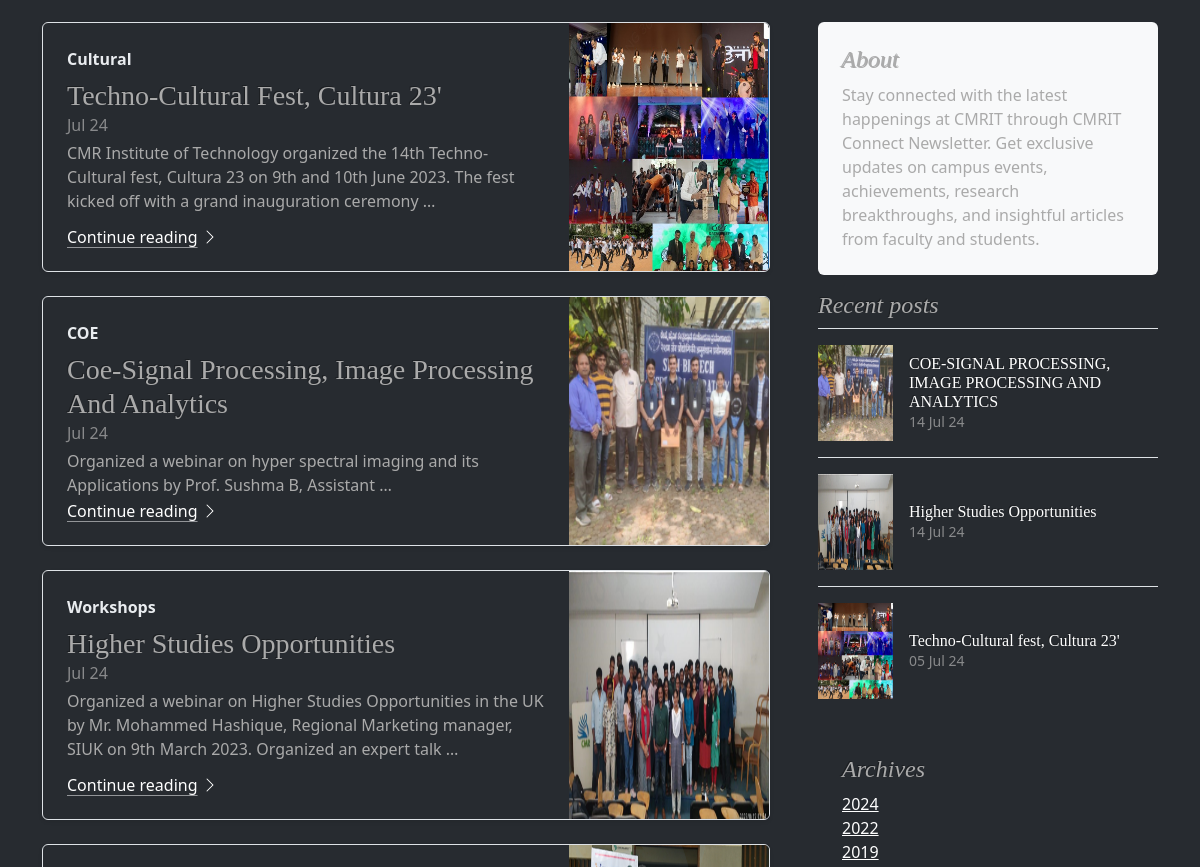
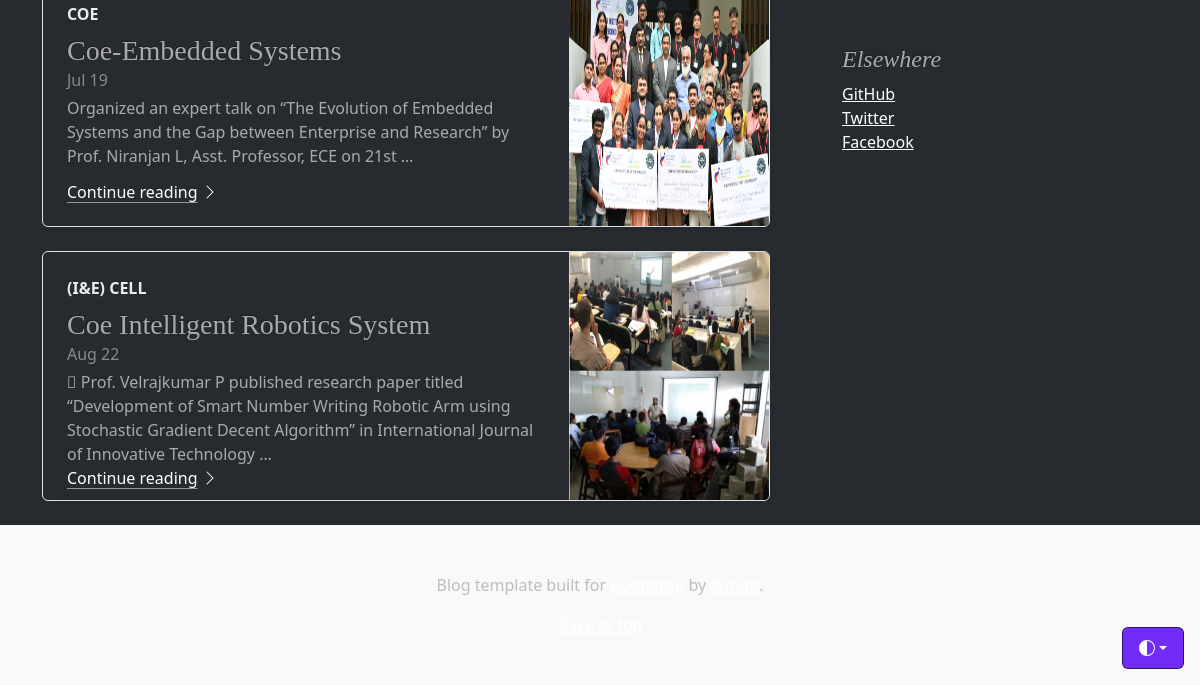
Before: / (lower part) with the older database file (2 pictures, top to bottom).
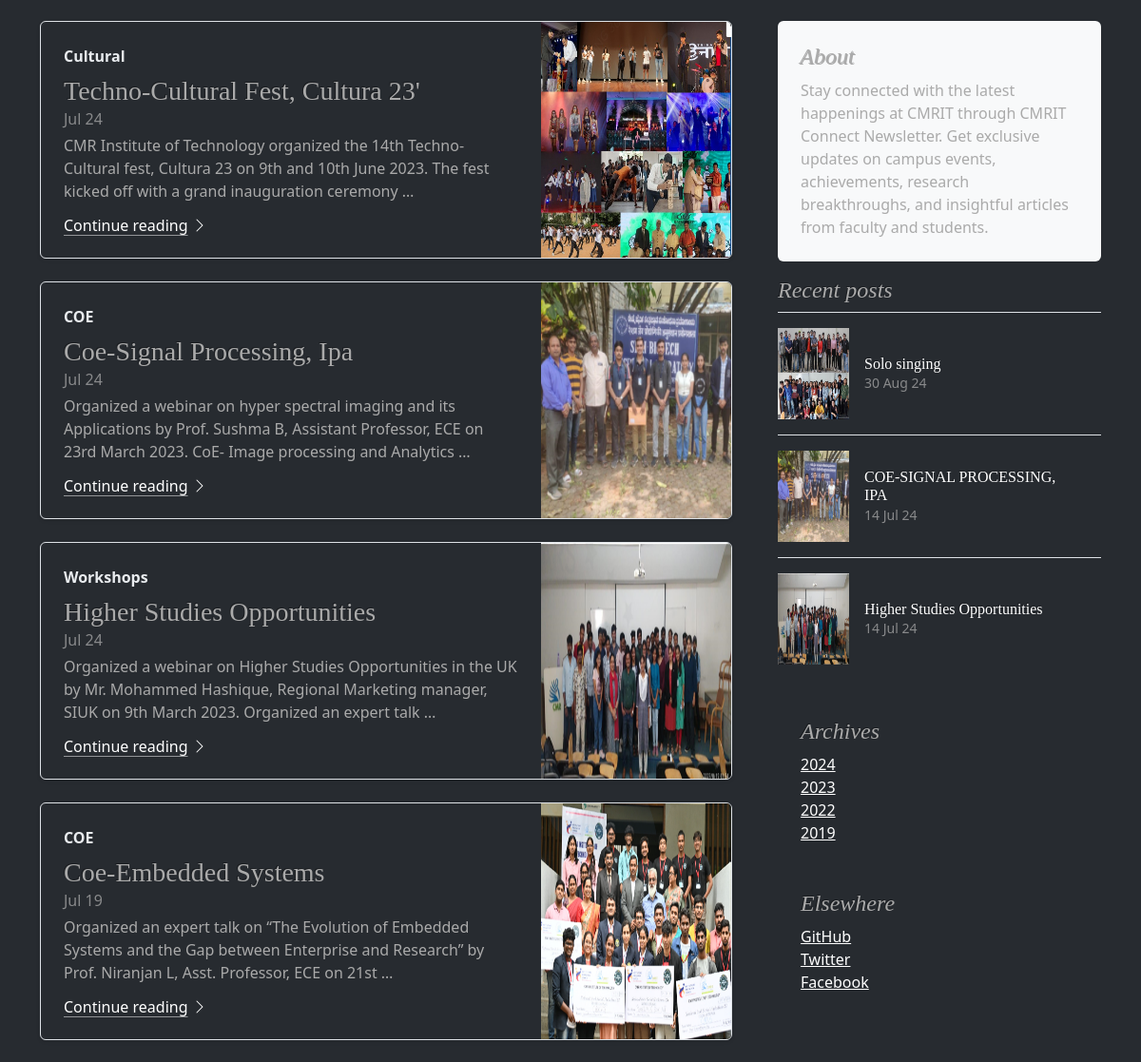
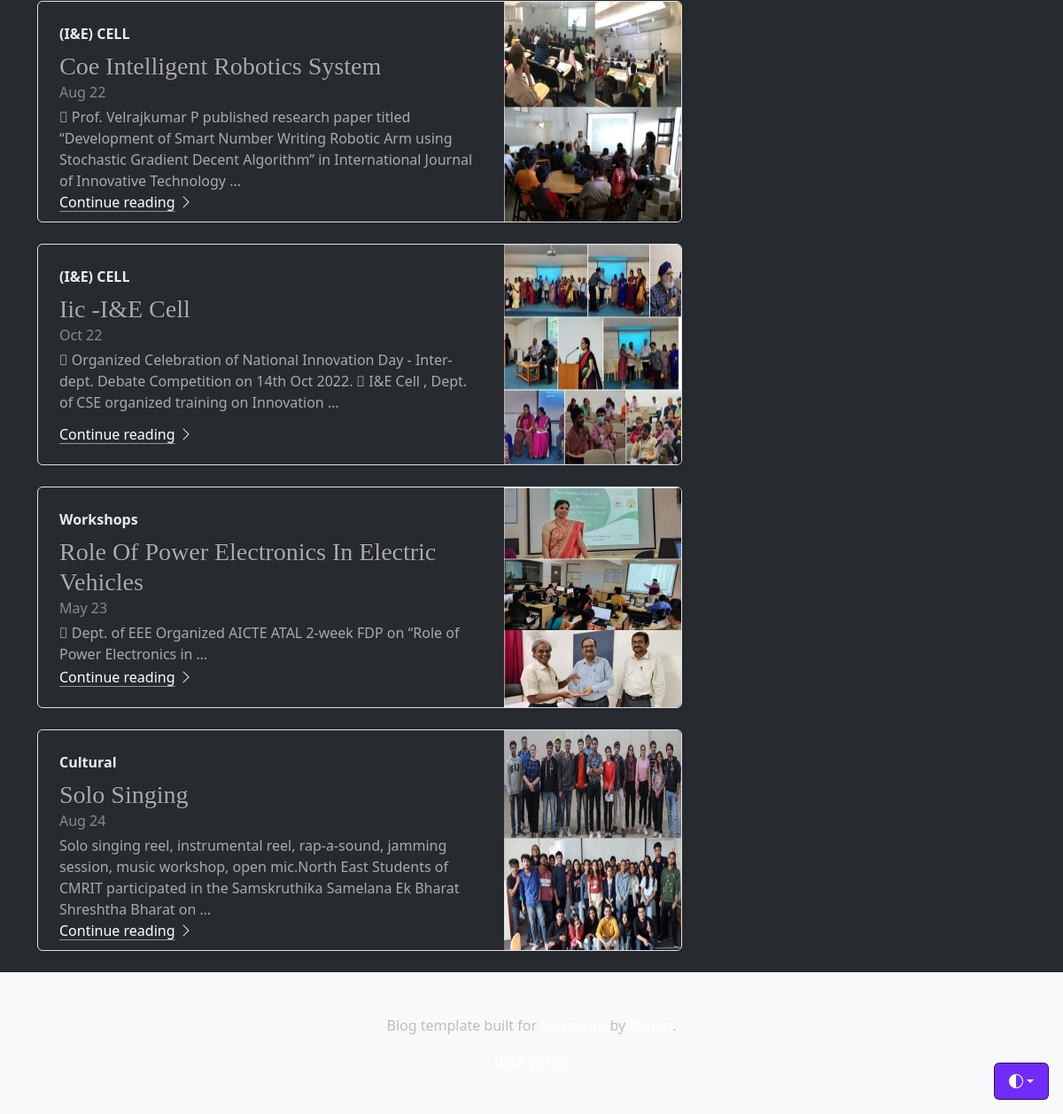
After: the same page with the newer database file (2 pictures, top to bottom).
### news_app/models.py (models this page shows, shortened)
class Posts(models.Model):
    categoryID = models.ForeignKey(Category, on_delete=models.SET_NULL, null=True)
    subcategoryID = models.ForeignKey(Sub_category, on_delete=models.SET_NULL, null=True)
    postTitle = models.CharField(max_length=100, default='')
    postDetails = models.TextField()
    postingDate = models.DateField(default=date.today)
    postURL = models.URLField(blank=True, null=True)
    postImage = models.ImageField(upload_to='news_app/tmp/',blank=True, null=True)
    postedBy = models.ForeignKey(User, on_delete=models.SET_NULL, null=True)
    lastUpdatedBy = models.CharField(max_length=50,default=date.today)
    volumeID = models.ForeignKey(News_volume_issue, on_delete=models.SET_NULL, null=True)
    isActive = models.BooleanField(default=True)
    slug=models.SlugField(null=True) #denote featured article

class Category(models.Model):
    categoryName = models.CharField(max_length=100, unique=True)
    description = models.CharField(max_length=100, blank=True)
    def __str__(self):
        return f"{self.categoryName}"

### news_app/views.py (the view)
# urls.py: path('',views.PostListView.as_view(),name='home'),
class PostListView(ListView):
    model = Posts
    context_object_name = 'post_list'
    queryset = Posts.objects.filter(isActive = True)
    def get_context_data(self,**kwargs):
        context=super().get_context_data(**kwargs)
        context['category_list']=Category.objects.all()
        context['recent_posts']=Posts.objects.order_by('-postingDate')[:3]
        context['sub_category_list']=Sub_category.objects.all()
        context['featured_post']=Posts.objects.get(slug='featured-post')
        yrs =[y.year for y in  list(Posts.objects.values_list('postingDate',flat=True))]
        uyrs=set(yrs)
        context['archives']=sorted(list(uyrs),reverse=True)
        return context
    def get_queryset(self):
        self.cat=self.kwargs.get('cat',None)
        self.d=self.kwargs.get('dt',None)
        if self.cat:
            return Posts.objects.filter(id=self.cat)
        elif self.d:
            return Posts.objects.filter(postingDate__range=[datetime(int(self.d),1,1),datetime(int(self.d),12,31)])
        else:
            return Posts.objects.all()

### news_app/templates/news_app/posts_list.html (shortened to what this page needs)
{% extends 'base.html' %}
{% block content %}
{% for p in post_list %}
<div class="row g-0 border rounded overflow-hidden flex-md-row mb-4 shadow-sm h-md-250 position-relative">
    <div class="col p-4 d-flex flex-column position-static">
        <strong class="d-inline-block mb-2 text-light">{{p.categoryID}}</strong>
        <h3 class="mb-0">{{p.postTitle|title}}</h3>
        <div class="mb-1 text-body-secondary">{{p.postingDate | date:"M y"}}</div>
        {% if p.postTitle|length <= 44 %} <p class="card-text mb-auto">{{p.postDetails|safe|truncatewords:26}}</p>
            {% else %}
            <p class="card-text mb-auto">{{p.postDetails|safe|truncatewords:15}}</p>
            {% endif %}
            <a href="{% url 'post_detail' p.pk %}" class="icon-link gap-1 icon-link-hover stretched-link">
                Continue reading
                <svg class="bi">
                    <use xlink:href="#chevron-right" />
                </svg>
            </a>
    </div>
    <div class="col-auto d-none d-lg-block">
        <img src="/{{p.postImage}}" alt="{{p.postTitle}}" width="200" height="250">
    </div>
</div>
{% endfor %}
{% endblock%}

### news_app/templates/base.html (shortened to what this page needs)
{% load static %}
<html lang="en" data-bs-theme="auto">
<head>
  <link href="{% static 'css/bootstrap.min.css' %}" rel="stylesheet">
  <link href="{% static 'css/main.css' %}" rel="stylesheet">
  <link href="{% static 'css/blog.css' %}" rel="stylesheet">
</head>
<body>
  <div class="dropdown position-fixed bottom-0 end-0 mb-3 me-3 bd-mode-toggle">
    <button class="btn btn-bd-primary py-2 dropdown-toggle d-flex align-items-center" id="bd-theme" type="button"
      aria-expanded="false" data-bs-toggle="dropdown" aria-label="Toggle theme (auto)">
      <svg class="bi my-1 theme-icon-active" width="1em" height="1em">
        <use href="#circle-half"></use>
      </svg>
    </button>
  </div>
  <main class="container">
    <div class="row g-5">
      <div class="col-md-8">
        {% block content %}
        {% endblock %}
      </div>
      <div class="col-md-4">
        <div class="position-sticky" style="top: 2rem;">
          <div class="p-4 mb-3 bg-body-tertiary rounded">
            <h4 class="fst-italic">About</h4>
            <p class="mb-0">Stay connected with the latest happenings at CMRIT through CMRIT Connect Newsletter. Get
              exclusive updates on campus events, achievements, research breakthroughs, and insightful articles from
              faculty and students.</p>
          </div>
          <div>
            <h4 class="fst-italic">Recent posts</h4>
            <ul class="list-unstyled">
              {% block recent_posts_list %}
              {% for p in recent_posts %}
              <li>
                <a class="d-flex flex-column flex-lg-row gap-3 align-items-start align-items-lg-center py-3 link-body-emphasis text-decoration-none border-top"
                  href="{% url 'post_detail' p.pk %}">
                  <img src="/{{p.postImage}}" alt="{{p.postTitle}}" width="75" height="96">
                  <div class="col-lg-8">
                    <h6 class="mb-0 text-white">{{p.postTitle}}</h6>
                    <small class="text-body-secondary">{{p.postingDate | date:"d M y"}}</small>
                  </div>
                </a>
              </li>
              {% endfor %}
              {% endblock %}
            </ul>
          </div>
          <div class="p-4">
            <h4 class="fst-italic">Archives</h4>
            {% for d in archives %}
            <ol class="list-unstyled mb-0">
              <li><a href="{%url 'post_archive' dt=d %}">{{d}}</a></li>
            </ol>
            {% endfor %}
          </div>
          <div class="p-4">
            <h4 class="fst-italic">Elsewhere</h4>
            <ol class="list-unstyled">
              <li><a href="#">GitHub</a></li>
              <li><a href="#">Twitter</a></li>
              <li><a href="#">Facebook</a></li>
            </ol>
          </div>
        </div>
      </div>
    </div>
  </main>
  <footer class="py-5 text-center text-body-secondary bg-body-tertiary">
    <p>Blog template built for <a href="https://getbootstrap.com/">Bootstrap</a> by <a
        href="https://twitter.com/mdo">@mdo</a>.</p>
    <p class="mb-0">
      <a href="#">Back to top</a>
    </p>
  </footer>
</body>
</html>

### news_app/static/css/main.css (style rules this page uses)
.bi { vertical-align: -.125em; fill: currentColor; }
.btn-bd-primary { --bd-violet-bg: #712cf9; --bd-violet-rgb: 112.520718, 44.062154, 249.437846; --bs-btn-font-weight: 600; --bs-btn-color: var(--bs-white); --bs-btn-bg: var(--bd-violet-bg); --bs-btn-border-color: var(--bd-violet-bg); --bs-btn-hover-color: var(--bs-white); --bs-btn-hover-bg: #6528e0; --bs-btn-hover-border-color: #6528e0; --bs-btn-focus-shadow-rgb: var(--bd-violet-rgb); --bs-btn-active-color: var(--bs-btn-hover-color); --bs-btn-active-bg: #5a23c8; --bs-btn-active-border-color: #5a23c8; }
.bd-mode-toggle { z-index: 1500; }

### news_app/static/css/blog.css (style rules this page uses)
h1, h2, h3, h4, h5, h6 { font-family: "Playfair Display", Georgia, "Times New Roman", serif; }
@media (min-width: 768px) { .h-md-250 { height: 250px; } }

Changed rows visible on the page:
no longer on one of the page's lists (row unchanged): Posts: postTitle "Techno-Cultural fest, Cultura 23'", postingDate "05 Jul 24"
changed Posts: postTitle "Coe-Signal Processing, Image Processing And Analytics" → "Coe-Signal Processing, Ipa"; postTitle "COE-SIGNAL PROCESSING, IMAGE PROCESSING AND ANALYTICS" → "COE-SIGNAL PROCESSING, IPA"; postDetails "Organized a webinar on hyper spectral imaging and its Applications by Prof. Sushma B, Assistant …" → "Organized a webinar on hyper spectral imaging and its Applications by Prof. Sushma B, Assistant Professor, ECE on 23rd March 2023. CoE- Image processing and Analytics …"
added Posts: categoryID "(I&E) CELL", postTitle "Iic -I&E Cell", postingDate "Oct 22", postDetails " Organized Celebration of National Innovation Day - Inter-dept. Debate Competition on 14th Oct 2022.  I&E Cell , Dept. of CSE organized training on Innovation …", postImage (picture)
added Posts: categoryID "Workshops", postTitle "Role Of Power Electronics In Electric Vehicles", postingDate "May 23", postDetails " Dept. of EEE Organized AICTE ATAL 2-week FDP on “Role of Power Electronics in …", postImage (picture)
added Posts: categoryID "Cultural", postTitle "Solo Singing", postingDate "Aug 24", postDetails "Solo singing reel, instrumental reel, rap-a-sound, jamming session, music workshop, open mic.North East Students of CMRIT participated in the Samskruthika Samelana Ek Bharat Shreshtha Bharat on …", postImage (picture), postTitle "Solo singing", postingDate "30 Aug 24"
Other visible differences:
new list line: "2023"
